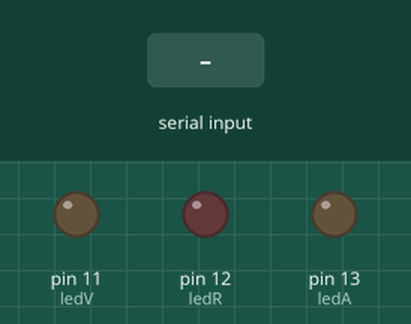
The sketch below on a simulated Arduino Uno, built with avr-gcc and run on an emulated ATmega328P. Shown: output pins drawn as LEDs (lit = HIGH). Dashed ring = blinking. Inputs (shaded band) come from the test bench.

Above: at 1.2 s.
1.3 s: "9" received over Serial
At 1.9 s:
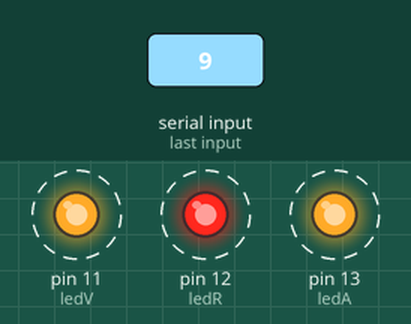
4.3 s: "1" received over Serial
7.3 s: "3" received over Serial
At 8.2 s:
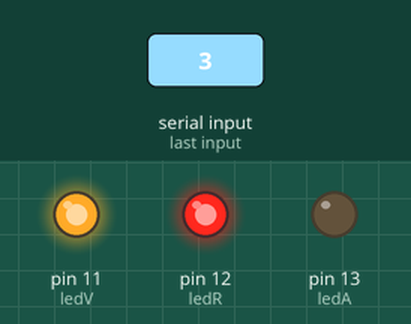
8.8 s: "2" received over Serial
At 9.4 s:
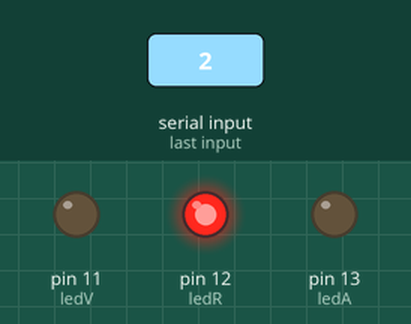
10.3 s: "5" received over Serial
At 11.5 s:
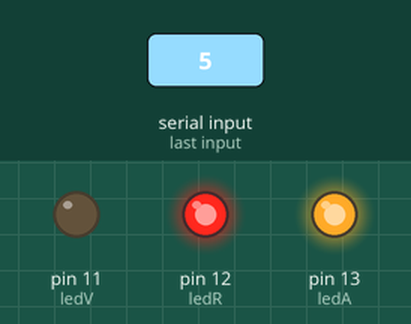
11.8 s: "4" received over Serial
At 12.8 s:
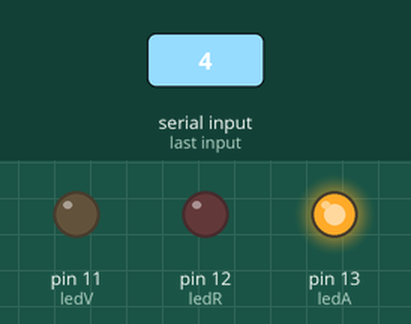
Timing chart, 0 to 14.3 s (numbered marks = the images above; inputs shaded):
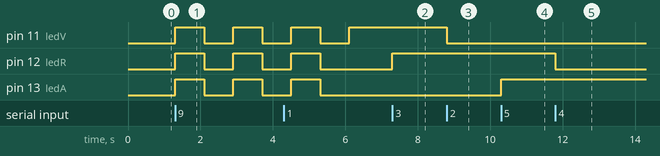

The sketch:

arduino_led1.ino
```cpp
#define ledA 13
#define ledR 12
#define ledV 11

// Estado inicial del LED  (apagado)
bool estadoVerde = LOW;
bool estadoRojo = LOW;
bool estadoAmarillo = LOW;

void setup() {
  pinMode(ledA, OUTPUT);
  pinMode(ledR, OUTPUT);
  pinMode(ledV, OUTPUT);
  Serial.begin(9600);
}

void loop() {
  if (Serial.available() > 0) {
    char comando = Serial.read();

    switch (comando) {
      case '1':
      case '2':
      // Alternar el estado del LED verde
        estadoVerde = !estadoVerde;
        controlarLuz(ledV, estadoVerde);
        break;
      case '3':
      case '4':
      // Alternar el estado del LED rojo
        estadoRojo = !estadoRojo;
        controlarLuz(ledR, estadoRojo);
        break;
      case '5':
      case '6':
      // Alternar el estado del LED amarillo
        estadoAmarillo = !estadoAmarillo;
        controlarLuz(ledA, estadoAmarillo);
        break;
      case '7':
      case '8':
      // cambia el estado de todas las luces
		EncenderTodasLasLuces();
        break;
      case '9':
      // Activar modo intermitente
        modoIntermitente();
        break;
      default:
        Serial.println("Comando invalido");
        break;
    }
  }
}

//controla el estado de una luz conectada a un pin específico
void controlarLuz(int pin, int estado) {
  digitalWrite(pin, estado);
}

//enciende todas las luces
void EncenderTodasLasLuces() {
  //si todas están encendidas las apaga, si no las enciende
  int nuevoEstado = (estadoVerde == HIGH && estadoRojo == HIGH && estadoAmarillo == HIGH) ? LOW : HIGH;

  // se asigna el nuevo estado en todas las luces
  digitalWrite(ledV, nuevoEstado);
  digitalWrite(ledR, nuevoEstado);
  digitalWrite(ledA, nuevoEstado);

  // actualiza los estados internos
  estadoVerde = nuevoEstado;
  estadoRojo = nuevoEstado;
  estadoAmarillo = nuevoEstado;
}


//controla el estado de varias luces al mismo tiempo
void controlarTodasLasLuces(int estado) {
  digitalWrite(ledA, estado);
  digitalWrite(ledR, estado);
  digitalWrite(ledV, estado);
}


//hace que todas las luces parpadeen en modo intermitente
void modoIntermitente() {
  for (int i = 0; i < 3; i++) {
    controlarTodasLasLuces(HIGH);
    delay(800);
    controlarTodasLasLuces(LOW);
    delay(800);
  }
}
```

Measured:
- after the input at 1.3 s, pin 11 (ledV), pin 12 (ledR), pin 13 (ledA): alternates HIGH for 0.80 s and LOW for 0.80 s, starting at once
- after the input at 7.3 s, pin 12 (ledR): LOW → HIGH at once
- after the input at 8.8 s, pin 11 (ledV): HIGH → LOW at once
- after the input at 10.3 s, pin 13 (ledA): LOW → HIGH at once
- after the input at 11.8 s, pin 12 (ledR): HIGH → LOW at once
